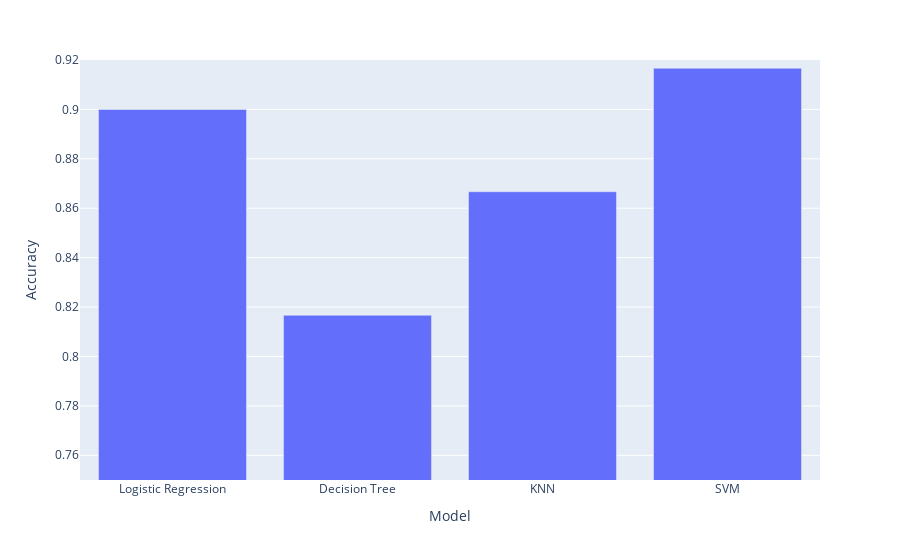

The notebook cell saved with this chart:
### Code cell
fig = px.bar(accuracy_df, x = "Model", y = "Accuracy")
fig.update_yaxes(range=[0.75, 0.92])
fig.show()

### Figure 1 — Plotly figure (JSON) as saved in the notebook; plotly's stock layout.template omitted (floating-point values rounded to 4 significant figures)
{"data": [{"alignmentgroup": "True", "hovertemplate": "Model=%{x}<br>Accuracy=%{y}<extra></extra>", "legendgroup": "", "marker": {"color": "#636efa", "pattern": {"shape": ""}}, "name": "", "offsetgroup": "", "orientation": "v", "showlegend": false, "textposition": "auto", "type": "bar", "x": ["Logistic Regression", "Decision Tree", "KNN", "SVM"], "xaxis": "x", "y": [0.9, 0.8167, 0.8667, 0.9167], "yaxis": "y"}], "layout": {"barmode": "relative", "legend": {"tracegroupgap": 0}, "margin": {"t": 60}, "xaxis": {"anchor": "y", "domain": [0, 1], "title": {"text": "Model"}}, "yaxis": {"anchor": "x", "domain": [0, 1], "range": [0.75, 0.92], "title": {"text": "Accuracy"}}}}
